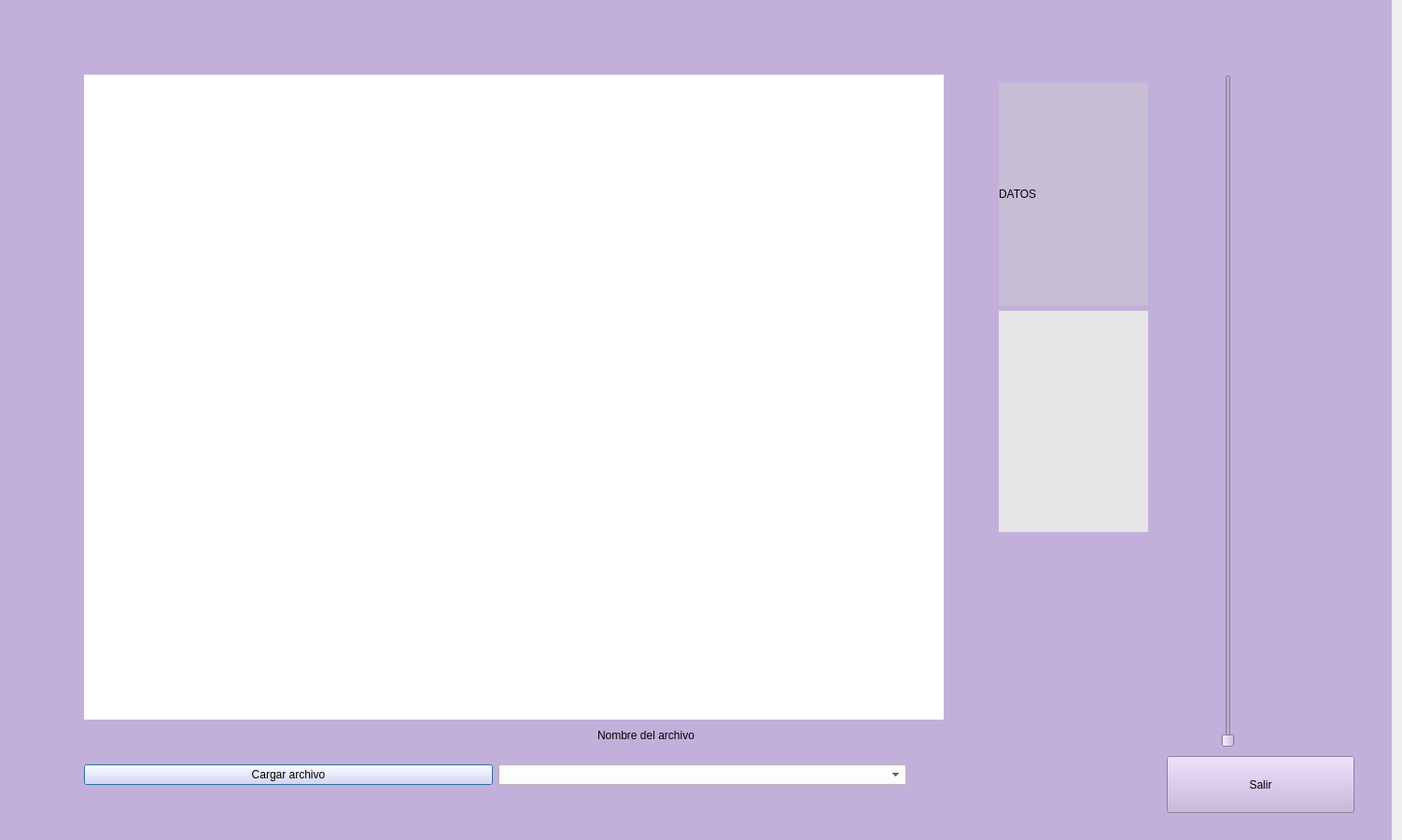
<?xml version="1.0" encoding="UTF-8"?> 
<ui version="4.0">
 <class>Dialog</class>
 <widget class="QDialog" name="Dialog">
  <property name="geometry">
   <rect>
    <x>0</x>
    <y>0</y>
    <width>1502</width>
    <height>900</height>
   </rect>
  </property>
  <property name="minimumSize">
   <size>
    <width>1500</width>
    <height>900</height>
   </size>
  </property>
  <property name="windowTitle">
   <string>Dialog</string>
  </property>
  <widget class="QWidget" name="widget" native="true">
   <property name="geometry">
    <rect>
     <x>-20</x>
     <y>0</y>
     <width>1511</width>
     <height>1101</height>
    </rect>
   </property>
   <property name="minimumSize">
    <size>
     <width>511</width>
     <height>511</height>
    </size>
   </property>
   <property name="styleSheet">
    <string notr="true">background-color: rgb(195, 176, 218);</string>
   </property>
   <widget class="QLabel" name="label">
    <property name="geometry">
     <rect>
      <x>110</x>
      <y>80</y>
      <width>921</width>
      <height>691</height>
     </rect>
    </property>
    <property name="styleSheet">
     <string notr="true">background-color: rgb(255, 255, 255);</string>
    </property>
    <property name="text">
     <string/>
    </property>
   </widget>
   <widget class="QSlider" name="verticalSlider">
    <property name="geometry">
     <rect>
      <x>1290</x>
      <y>80</y>
      <width>91</width>
      <height>721</height>
     </rect>
    </property>
    <property name="orientation">
     <enum>Qt::Vertical</enum>
    </property>
   </widget>
   <widget class="QWidget" name="horizontalLayoutWidget">
    <property name="geometry">
     <rect>
      <x>110</x>
      <y>800</y>
      <width>881</width>
      <height>61</height>
     </rect>
    </property>
    <layout class="QHBoxLayout" name="horizontalLayout">
     <item>
      <widget class="QPushButton" name="abrir">
       <property name="styleSheet">
        <string notr="true">background-color: rgb(223, 216, 255);</string>
       </property>
       <property name="text">
        <string>Cargar archivo</string>
       </property>
      </widget>
     </item>
     <item>
      <widget class="QComboBox" name="comboBox">
       <property name="styleSheet">
        <string notr="true">background-color: rgb(255, 255, 255);</string>
       </property>
      </widget>
     </item>
    </layout>
   </widget>
   <widget class="QPushButton" name="close">
    <property name="geometry">
     <rect>
      <x>1270</x>
      <y>810</y>
      <width>201</width>
      <height>61</height>
     </rect>
    </property>
    <property name="text">
     <string>Salir</string>
    </property>
   </widget>
   <widget class="QLabel" name="label_2">
    <property name="geometry">
     <rect>
      <x>660</x>
      <y>780</y>
      <width>331</width>
      <height>16</height>
     </rect>
    </property>
    <property name="text">
     <string>Nombre del archivo</string>
    </property>
   </widget>
   <widget class="QWidget" name="verticalLayoutWidget">
    <property name="geometry">
     <rect>
      <x>1090</x>
      <y>89</y>
      <width>160</width>
      <height>481</height>
     </rect>
    </property>
    <layout class="QVBoxLayout" name="verticalLayout">
     <item>
      <widget class="QLabel" name="label_3">
       <property name="styleSheet">
        <string notr="true">background-color: rgb(198, 190, 213);</string>
       </property>
       <property name="text">
        <string>DATOS</string>
       </property>
      </widget>
     </item>
     <item>
      <widget class="QLabel" name="datos">
       <property name="styleSheet">
        <string notr="true">background-color: rgb(229, 228, 230);</string>
       </property>
       <property name="text">
        <string/>
       </property>
      </widget>
     </item>
    </layout>
   </widget>
  </widget>
 </widget>
 <resources/>
 <connections/>
</ui>
